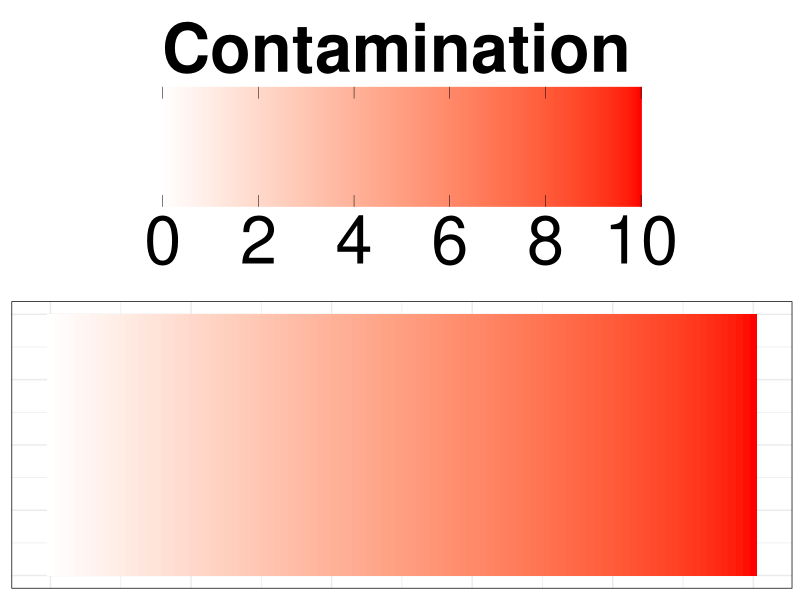

Reproduce this figure in R.
# Daniel Castaneda Mogollon, PhD
# September 4th, 2025
# Purpose: This script was made to geneerate a bar and a gradient legend associated with that bar. Parameters can change to 
# adjust colour, size, font, etc.

library(ggplot2)
library(scales)
df = data.frame(x=seq(0,50,length.out=100),
                y=1, #change axis values if you want the bar to be vertical
                fill=(seq(0,10,length.out=100)))
ggplot(df,aes(x=x,y=y,fill=fill)) + geom_tile() +
  scale_fill_gradient(low="white",high="red", breaks = seq(0,10,by=2),name="Contamination", #Change this for the numbering under the legend and title
                      labels = scales::label_number(accuracy=1)) +
  theme_minimal() +
  guides(fill = guide_colorbar(
    direction = "horizontal",
    barwidth = 24,
    barheight = 6,
    ticks = TRUE,
    ticks.colour = "black"
  )) +
  theme(axis.ticks=element_blank(),
        axis.title=element_blank(),
        legend.position="top",
        legend.title=element_text(size=48, face="bold"),
        legend.title.position = "top",
        legend.text = element_text(size=48),
        axis.text=element_blank(),
        legend.key.height=unit(5,"cm"),
        legend.ticks.length = unit(0.30,"cm"),
        panel.border=element_rect(color="black",fill=NA))
       
